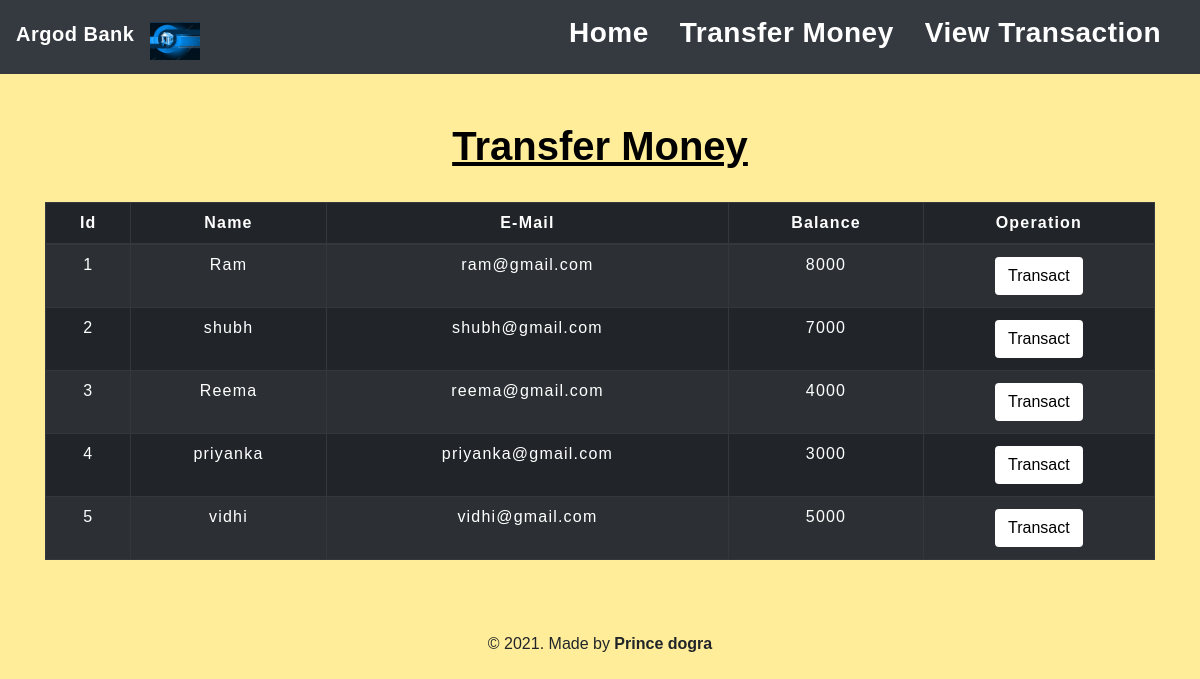
The app's page /transfermoney.php with its own data.
### tables this page shows
CREATE TABLE `users` (
  `id` int(3) NOT NULL,
  `name` text NOT NULL,
  `email` varchar(30) NOT NULL,
  `balance` int(8) NOT NULL
);

### transfermoney.php (the view, shortened to what this page needs)
<!DOCTYPE html>
<html lang="en">
<head>
    <link rel="stylesheet" href="https://maxcdn.bootstrapcdn.com/bootstrap/4.0.0/css/bootstrap.min.css">
    <link rel="stylesheet" type="text/css" href="css/table.css">
    <link rel="stylesheet" type="text/css" href="css/navbar.css">
</head>
<body style="background-color : #FFED99;">
<?php
    include 'config.php';
    $sql = "SELECT * FROM users";
    $result = mysqli_query($conn,$sql);
?>
<?php
  include 'navbar.php';
?>
<div class="container">
        <h2 class="text-center pt-5" style="color : black"><b><u>Transfer Money</u></b></h2>
        <br>
            <div class="row">
                <div class="col">
                    <div class="table-responsive-sm">
                    <table class="table table-hover table-striped table-condensed table-bordered table-dark">
                        <thead style="color : white;" >
                            <tr>
                            <th scope="col" class="text-center py-2">Id</th>
                            <th scope="col" class="text-center py-2">Name</th>
                            <th scope="col" class="text-center py-2">E-Mail</th>
                            <th scope="col" class="text-center py-2">Balance</th>
                            <th scope="col" class="text-center py-2">Operation</th>
                            </tr>
                        </thead>
                        <tbody>
                <?php
                    while($rows=mysqli_fetch_assoc($result)){
                ?>
                    <tr style="color : white;">
                        <td class="py-2"><?php echo $rows['id'] ?></td>
                        <td class="py-2"><?php echo $rows['name']?></td>
                        <td class="py-2"><?php echo $rows['email']?></td>
                        <td class="py-2"><?php echo $rows['balance']?></td>
                        <td><a href="selecteduserdetails.php?id= <?php echo $rows['id'] ;?>"> <button type="button" class="btn" style="background-color : white;">Transact</button></a></td>
                    </tr>
                <?php
                    }
                ?>
                        </tbody>
                    </table>
                    </div>
                </div>
            </div>
         </div>
         <footer class="text-center mt-5 py-2" >
        <p>&copy 2021. Made by <b>Prince dogra</b>
      </footer>
</body>
</html>

### navbar.php (shortened to what this page needs)
<nav class="navbar navbar-expand-md navbar-light bg-dark">
<h3> <a class="navbar-brand" href="index.php" style="color : white"><b>Argod Bank</b></a> </h3>
<img src="images/back.jpg" width="50" height="70" class="img-fluid pt-2">
<div class="collapse navbar-collapse" id="collapsibleNavbar">
      <ul class="navbar-nav ml-auto">
        <li class="nav-item">
         <h3> <a class="nav-link" href="index.php" style="color : white"><b>Home</b></a></h3>
        </li>
        <li class="nav-item">
        <h3> <a class="nav-link" href="transfermoney.php" style="color : white"><b>Transfer Money</b></a></h3>
        </li>
        <li class="nav-item">
        <h3> <a class="nav-link" href="transactionhistory.php" style="color : white"><b>View Transaction</b></a></h3>
        </li>
    </div>
 </nav>

### table.css (style rules this page uses)
* { padding: 0; margin: 0; box-sizing: border-box; font-family: sans-serif; }
h2 { font-size: 40px; }
table { letter-spacing: 1.2px; }
td { text-align: center; }
button { border:none; background: #dd4141; transition: 1s; }

### navbar.css (style rules this page uses)
.nav-link { margin-right: 15px; color:#f05353; letter-spacing: 0.5px; transition: 0.5s; }
.navbar-brand { color: #f05353; letter-spacing: 0.5px; }

### transfermoney.php (style rules this page uses)
button { transition: 1.5s; }

### records on screen
users: id "1", name "Ram", email "ram@gmail.com", balance "8000"
users: id "2", name "shubh", email "shubh@gmail.com", balance "7000"
users: id "3", name "Reema", email "reema@gmail.com", balance "4000"
users: id "4", name "priyanka", email "priyanka@gmail.com", balance "3000"
users: id "5", name "vidhi", email "vidhi@gmail.com", balance "5000"
